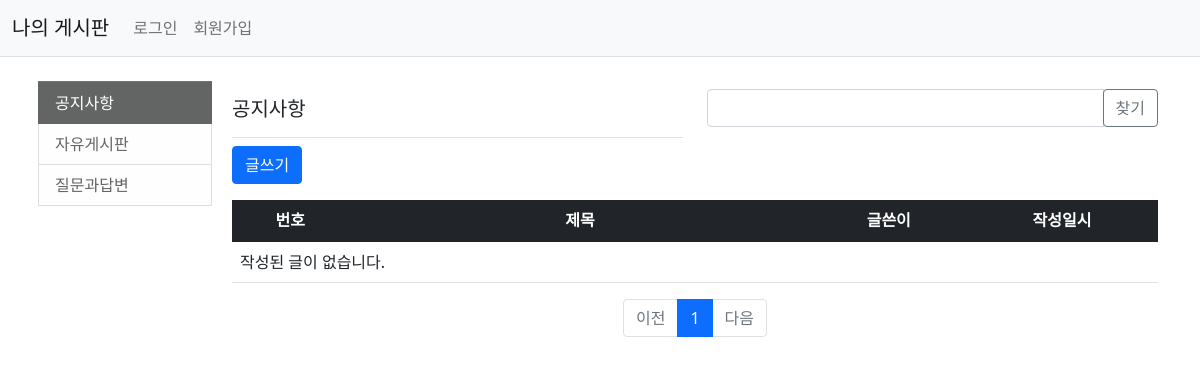
Before: /main/ with the older database file.
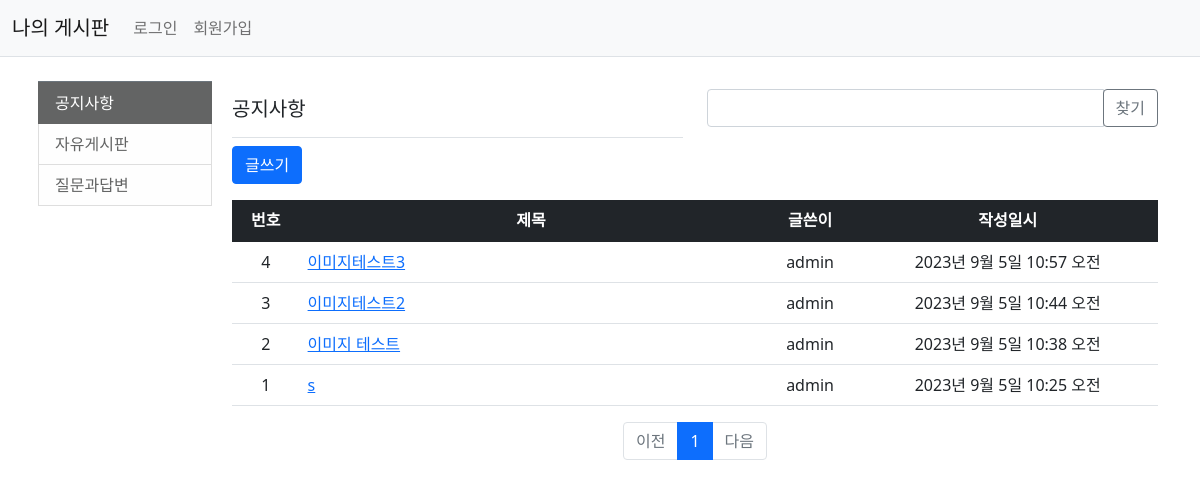
After: the same page with the newer database file.
### main/models.py (models this page shows, shortened)
class Category(models.Model):
    name = models.CharField(max_length=20, unique=True)
    description = models.CharField(max_length=200, null=True, blank=True)
    has_answer = models.BooleanField(default=True)  # 답변가능 여부
    def get_absolute_url(self):
        return reverse('main:index', args=[self.name])

class Question(models.Model):
    category = models.ForeignKey(Category, on_delete=models.CASCADE, related_name='category_question')
    author = models.ForeignKey(User, on_delete=models.CASCADE, related_name='author_question')
    subject = models.CharField(max_length=200)
    content = models.TextField()
    create_date = models.DateTimeField()
    modify_date = models.DateTimeField(null=True, blank=True)
    voter = models.ManyToManyField(User)  # 추천인 추가
    imgfile = models.ImageField(null=True, upload_to="", blank=True) # 이미지 추가

### main/views/base_views.py (the view, shortened to what this page needs)
# urls.py: path('', base_views.index, name='index'),  # '/' 에 해당되는 path
def index(request, category_name='notice'):
    page = request.GET.get('page', '1')  # 페이지
    kw = request.GET.get('kw', '')  # 검색어
    so = request.GET.get('so', 'recent')  # 정렬기준
    category_list = Category.objects.all()
    category = get_object_or_404(Category, name=category_name)
    question_list = Question.objects.filter(category=category)
    if so == 'recommend':
        question_list = question_list.annotate(num_voter=Count('voter')).order_by('-num_voter', '-create_date')
    elif so == 'popular':
        question_list = question_list.annotate(num_answer=Count('answer')).order_by('-num_answer', '-create_date')
    else:
        question_list = question_list.order_by('-create_date')
    paginator = Paginator(question_list, 10)  # 페이지당 10개씩 보여주기
    page_obj = paginator.get_page(page)
    context = {'question_list': page_obj, 'page': page, 'kw': kw, 'so': so, 'category_list': category_list, 'category': category}
    return render(request, 'main/question_list.html', context)

### main/templatetags/main_filter.py (called while the page is built)
@register.filter
def sub(value, arg):
    return value - arg

### templates/main/question_list.html (shortened to what this page needs)
{% extends 'base.html' %}
{% load main_filter %}
{% block content %}
<div class="container my-3">
    <div class="row">
        <div class="col-sm-12 col-md-3 col-lg-2 p-2">
            <nav id="sidebar" class="border-top border-secondary">
                <div class="list-group">
                    {% for cat in category_list %}
                        {% if cat == category %}
                            <a class="rounded-0 list-group-item list-group-item-action list-group-item-light active"
                               href="{{ cat.get_absolute_url }}">{{ cat.description }}</a>
                        {% else %}
                            <a class="rounded-0 list-group-item list-group-item-action list-group-item-light"
                               href="{{ cat.get_absolute_url }}">{{ cat.description }}</a>
                        {% endif %}
                    {% endfor %}
                </div>
            </nav>
        </div>
        <div class="col-sm-12 col-md-9 col-lg-10">
            <div class="row my-3">
                <div class="col-6">
                    <h5 class="border-bottom pl-2 pb-3 my-2">{{ category.description }}</h5>
                    <a href="{% url 'main:question_create' category_name=category.name %}" class="btn btn-primary">글쓰기</a>
                </div>
                <div class="col-6">
                    <div class="input-group">
                        <input type="text" id="search_kw" class="form-control" value="{{ kw|default_if_none:'' }}">
                        <div class="input-group-append">
                            <button class="btn btn-outline-secondary" type="button" id="btn_search">찾기</button>
                        </div>
                    </div>
                </div>
            </div>
            <table class="table">
                <thead>
                <tr class="text-center table-dark">
                    <th>번호</th>
                    <th style="width:50%">제목</th>
                    <th>글쓴이</th>
                    <th>작성일시</th>
                </tr>
                </thead>
                <tbody>
                {% if question_list %}
                {% for question in question_list %}
                <tr class ="text-center">
                    <td>
                        {{ question_list.paginator.count|sub:question_list.start_index|sub:forloop.counter0|add:1 }}
                    </td>
                    <td class="text-start">
                        <a href="{% url 'main:detail' question.id %}">{{ question.subject }}</a>
                    </td>
                    <td>{{ question.author.username }}</td>
                    <td>{{ question.create_date }}</td>
                </tr>
                {% endfor %}
                {% else %}
                <tr>
                    <td colspan="4">작성된 글이 없습니다.</td>
                </tr>
                {% endif %}
                </tbody>
            </table>
            <ul class="pagination justify-content-center">
                {% if question_list.has_previous %}
                <li class="page-item">
                    <a class="page-link" data-page="{{question_list.previous_page_number}}"
                        href="javascript:void(0)">이전</a>
                </li>
                {% else %}
                <li class="page-item disabled">
                    <a class="page-link" tabindex="-1" aria-disabled="true" href="#">이전</a>
                </li>
                {% endif %}
                {% for page_number in question_list.paginator.page_range %}
                {% if page_number >= question_list.number|add:-5 and page_number <= question_list.number|add:5 %}
                {% if page_number == question_list.number %}
                <li class="page-item active" aria-current="page">
                    <a class="page-link" data-page={{page_number}}"
                        href="javascript:void(0)">{{ page_number }}</a>
                </li>
                {% else %}
                <li class="page-item">
                    <a class="page-link" href="?page={{ page_number }}"
                        href="javascript:void(0)">{{ page_number }}</a>
                </li>
                {% endif %}
                {% endif %}
                {% endfor %}
                {% if question_list.has_next %}
                <li class="page-item">
                    <a class="page-link" data-page="{{question_list.next_page_number}}"
                        href="javascript:void(0)">다음</a>
                </li>
                {% else %}
                <li class="page-item disabled">
                    <a class="page-link" tabindex="-1" aria-disabled="true" href="#">다음</a>
                </li>
                {% endif %}
            </ul>
        </div>
    </div>
</div>
{% endblock %}

### templates/base.html (shortened to what this page needs)
{% load static %}
<!doctype html>
<html lang="ko">
<head>
    <link rel="stylesheet" type="text/css" href="{% static 'bootstrap.min.css' %}">
    <link rel="stylesheet" type="text/css" href="{% static 'style.css' %}">
</head>
<body>
{% include "navbar.html" %}
{% block content %}
{% endblock %}
</body>
</html>

### templates/navbar.html (shortened to what this page needs)
<nav class="navbar navbar-expand-lg navbar-light bg-light border-bottom">
    <div class="container-fluid">
        <a class="navbar-brand" href="{% url 'main:index' %}">나의 게시판</a>
        <div class="collapse navbar-collapse" id="navbarSupportedContent">
            <ul class="navbar-nav me-auto mb-2 mb-lg-0">
                <li class="nav-item">
                    {% if user.is_authenticated %}
                    <a class="nav-link" href="{% url 'common:logout' %}">{{ user.username }} (로그아웃)</a>
                    {% else %}
                    <a class="nav-link" href="{% url 'common:login' %}">로그인</a>
                    {% endif %}
                </li>
                <li>
                    {% if not user.is_authenticated %}
                    <a class="nav-link" href="{% url 'common:signup' %}">회원가입</a>
                    {% endif %}
                </li>
            </ul>
        </div>
    </div>
</nav>

Changed rows visible on the page:
added Question: paginator.count|sub "4", subject "이미지테스트3", author.username "admin", create_date "2023년 9월 5일 10:57 오전"
added Question: paginator.count|sub "3", subject "이미지테스트2", author.username "admin", create_date "2023년 9월 5일 10:44 오전"
added Question: paginator.count|sub "2", subject "이미지 테스트", author.username "admin", create_date "2023년 9월 5일 10:38 오전"
added Question: paginator.count|sub "1", subject "s", author.username "admin", create_date "2023년 9월 5일 10:25 오전"
Other visible differences:
text no longer shown: "작성된 글이 없습니다."
